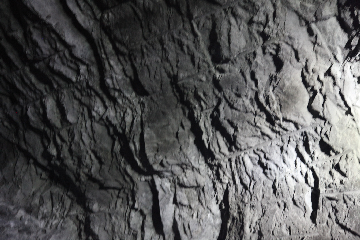
//> input picture OpenCVForC++/opencv003/HighGUI/Mask/suidao.png, 360 x 240 px
$ ./main   (built with g++ and OpenCV 4)
//> lines starting //> are read from the running program, lines starting //| are printed output that depends on the picture
### OpenCVForC++/opencv003/HighGUI/Mask/mask.h
#ifndef __mask_
#define __mask_
#include <opencv2/core/core.hpp>
#include<opencv2/highgui/highgui.hpp>
#include<opencv2/imgproc/imgproc.hpp>
#include <iostream>

using namespace cv;
using namespace std;
Mat FFT(Mat& src_gray);
Mat getFFTresultImg(Mat& completeI, CvSize srcSize);
Mat mask(Mat& plane);

//计算高斯滤波系数矩阵
Mat clcGLPFMat(Mat& mat, int D0);
#endif // !__mask_
#pragma once

### OpenCVForC++/opencv003/HighGUI/Mask/mask.cpp
#include <opencv2/core/core.hpp>
#include<opencv2/highgui/highgui.hpp>
#include<opencv2/imgproc/imgproc.hpp>
#include <iostream>

using namespace cv;
using namespace std;

Mat getFFTresultImg(Mat& completeI, CvSize srcSize)
{
	Mat planes[2];
	split(completeI, planes);//把变换后的结果分割到各个数组的两页中，方便后续操作
	Mat magI;
	magnitude(planes[0], planes[1], magI);//求傅里叶变换各频率的幅值，幅值放在第一页中。


	//傅立叶变换的幅度值范围大到不适合在屏幕上显示。高值在屏幕上显示为白点，
	//而低值为黑点，高低值的变化无法有效分辨。为了在屏幕上凸显出高低变化的连续性，我们可以用对数尺度来替换线性尺度:
	magI += 1;
	log(magI, magI);//取对数
	magI = magI(Rect(0, 0, srcSize.width, srcSize.height));//前边对原始图像进行了扩展，这里把对原始图像傅里叶变换取出，剔除扩展部分。


	//这一步的目的仍然是为了显示。 现在我们有了重分布后的幅度图，
	//但是幅度值仍然超过可显示范围[0,1] 。我们使用 normalize() 函数将幅度归一化到可显示范围。
	normalize(magI, magI, 0, 1, CV_MINMAX);//傅里叶图像进行归一化。


	//重新分配象限，使（0,0）移动到图像中心，
	//在《数字图像处理》中，傅里叶变换之前要对源图像乘以（-1）^(x+y)进行中心化。
	//这是是对傅里叶变换结果进行中心化
	int cx = magI.cols / 2;
	int cy = magI.rows / 2;

	Mat tmp;
	Mat q0(magI, Rect(0, 0, cx, cy));
	Mat q1(magI, Rect(cx, 0, cx, cy));
	Mat q2(magI, Rect(0, cy, cx, cy));
	Mat q3(magI, Rect(cx, cy, cx, cy));


	q0.copyTo(tmp);
	q3.copyTo(q0);
	tmp.copyTo(q3);

	q1.copyTo(tmp);
	q2.copyTo(q1);
	tmp.copyTo(q2);
	return magI;
}

Mat FFT(Mat& src_gray)
{
	//Mat src_gray;
	//cvtColor(src, src_gray, CV_RGB2GRAY);//灰度图像做傅里叶变换

	int m = getOptimalDFTSize(src_gray.rows);//2,3,5的倍数有更高效率的傅里叶转换
	int n = getOptimalDFTSize(src_gray.cols);

	Mat dst;
	///把灰度图像放在左上角，在右边和下边扩展图像，扩展部分填充为0；
	// 0, m - src_gray.rows, 0, n - src_gray.cols 上边填充0行，下面填充m - src_gray.rows行
	copyMakeBorder(src_gray, dst, 0, m - src_gray.rows, 0, n - src_gray.cols, BORDER_CONSTANT, Scalar::all(0));
	//cout << dst.size() << endl;

	//新建一个两页的array，其中第一页用扩展后的图像初始化，第二页初始化为0
	Mat planes[] = { Mat_<float>(dst), Mat::zeros(dst.size(), CV_32F) };
	Mat  completeI;
	merge(planes, 2, completeI);//把两页合成一个2通道的mat

	//对上边合成的mat进行傅里叶变换，支持原地操作，傅里叶变换结果为复数。通道1存的是实部，通道2存的是虚部。
	dft(completeI, completeI);


	return completeI.clone();
}
//计算高斯滤波系数矩阵
Mat clcGLPFMat(Mat& mat, int D0)
{
	int width = mat.rows;
	int height = mat.cols;
	int M = width;
	int N = height;
	Mat mat_GLPF(mat.size(), CV_32FC1);

	Mat U, V;
	U.create(M, N, CV_32FC1);
	V.create(M, N, CV_32FC1);

	for (int u = 0; u < M; ++u)
	{
		for (int v = 0; v < N; ++v)
		{
			float tm1, tm2;
			tm1 = (float)((u > cvRound(M / 2)) ? u - M : u);
			tm2 = (float)((v > cvRound(N / 2)) ? v - N : v);

			U.at<float>(u, v) = tm1;
			V.at<float>(u, v) = tm2;
		}
	}


	for (int u = 0; u < M; ++u)
	{
		for (int v = 0; v < N; ++v)
		{
			float t1, t2;
			t1 = U.at<float>(u, v);
			t2 = V.at<float>(u, v);
			float Elem_D = t1 * t1 + t2 * t2;
			mat_GLPF.at<float>(u, v) = (float)(exp(-(Elem_D) / (2 * D0 * D0)) / 2 / 3.1415 / (2 * D0 * D0));
		}
	}
	Mat_<float>::iterator begainIt = mat_GLPF.begin<float>();
	Mat_<float>::iterator endIt = mat_GLPF.end<float>();
	float sumValue = 0;
	for (; begainIt != endIt; begainIt++)
	{
		sumValue += *begainIt;
	}
	mat_GLPF = mat_GLPF / sumValue;
	return mat_GLPF.clone();
}

Mat mask(Mat& plane)
{
	Mat FFTresult = FFT(plane);//傅里叶变换包含实部和虚部，分别放在两个planes里
	Mat planes[2];
	split(FFTresult, planes);
	imshow("FFTresult", getFFTresultImg(FFTresult, FFTresult.size()));

	Mat GLPFMatIM = clcGLPFMat(planes[0], 10);//高斯滤波系数
	Mat GLPFMatRE = clcGLPFMat(planes[1], 10);
	planes[0] = GLPFMatIM.mul(planes[0]);
	planes[1] = GLPFMatRE.mul(planes[1]);
	Mat GLPFresult;
	merge(planes, 2, GLPFresult);       //实部虚部分别高斯滤波，然后合成到滤波结果
	imshow("FFTresultAfterFlit", getFFTresultImg(GLPFresult, GLPFresult.size()));

	Mat maskResult;
	dft(GLPFresult, maskResult, DFT_INVERSE + DFT_SCALE);//滤波结果做傅里叶反变换

	split(maskResult, planes);//把反变换后的结果分割到两页中，方便后续操作
	Mat mask;
	magnitude(planes[0], planes[1], mask);//求傅里叶变换各频率的幅值
	return mask.clone();
}

### OpenCVForC++/opencv003/HighGUI/Mask/main.cpp
#include "mask.h"
#include <opencv2/core/core.hpp>
#include<opencv2/highgui/highgui.hpp>
#include<opencv2/imgproc/imgproc.hpp>
#include <iostream>

using namespace cv;
using namespace std;
int main() {
	Mat src = imread("suidao.png");
//> src is the input picture: 240 rows x 360 cols, CV_8UC3; mean B, G, R 87.3, 86.7, 86.7
	if (src.empty())
	{
		return-1;
	}

	Mat BGR[3];
	split(src, BGR);
	BGR[0] = mask(BGR[0]);
//> in FFT, `Mat planes[] = { Mat_<float>(dst), Mat::zeros(dst.size(), CV_32F) };`: planes[1]: 240 rows x 360 cols, CV_32FC1; every value is 0
//> in getFFTresultImg, `Mat q1(magI, Rect(cx, 0, cx, cy));`:
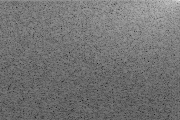
//> q1: 120 rows x 180 cols, CV_32FC1; min 0.0943, max 0.91, mean 0.451
//> in getFFTresultImg, `Mat q3(magI, Rect(cx, cy, cx, cy));`:
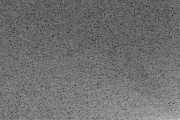
//> q3: 120 rows x 180 cols, CV_32FC1; min 1.32e-05, max 0.819, mean 0.44
//> after the loop in clcGLPFMat, `for (int u = 0; u < M; ++u)`:
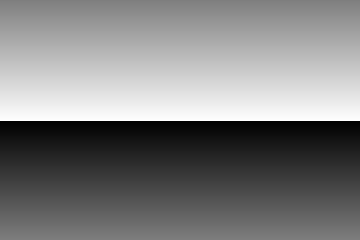
//> U: 240 rows x 360 cols, CV_32FC1; min -119, max 120, mean 0.5; drawn with min black and max white
//> after the loop in clcGLPFMat, `for (int u = 0; u < M; ++u)`:
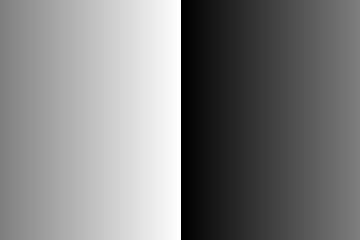
//> V: 240 rows x 360 cols, CV_32FC1; min -179, max 180, mean 0.5; drawn with min black and max white
//> call 2 of getFFTresultImg, with srcSize = Size(360, 240)
//> in getFFTresultImg (call 2), `tmp.copyTo(q2);`:
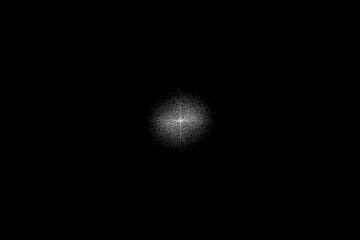
//> magI: 240 rows x 360 cols, CV_32FC1; min 0, max 1, mean 0.00691
//> in mask, `split(maskResult, planes);`:
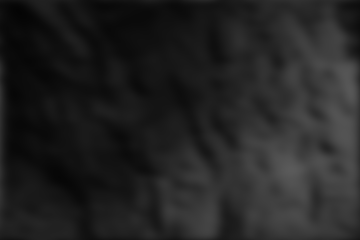
//> planes[0]: 240 rows x 360 cols, CV_32FC1; min 0.0186, max 0.356, mean 0.139
//> in mask, `split(maskResult, planes);`:
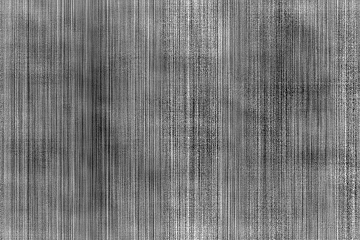
//> planes[1]: 240 rows x 360 cols, CV_32FC1; min -2.77e-08, max 3.11e-08, mean 8.42e-17; drawn with min black and max white
	BGR[1] = mask(BGR[1]);
	BGR[2] = mask(BGR[2]);
	Mat maskBGR;
	merge(BGR, 3, maskBGR);
	maskBGR = maskBGR(Rect(0, 0, src.size().width, src.size().height));
	cout << maskBGR.size() << maskBGR.type();
//| [360 x 240]21
	cout << src.size() << src.type();
//| [360 x 240]16
	src.convertTo(src, maskBGR.type(), 1 / 255.0);
	imshow("maskBGR", maskBGR);

	maskBGR = src - maskBGR + 20.0 / 255.0;
	namedWindow("InputImage");
	imshow("InputImage", src);
	imshow("RESULT", maskBGR);


	waitKey();
	return 0;
}

$ run again, with OpenCVForC++/opencv003/HighGUI/Mask/test.png copied over OpenCVForC++/opencv003/HighGUI/Mask/suidao.png
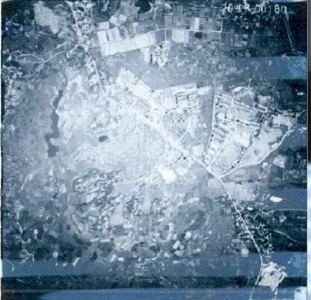
//> input picture OpenCVForC++/opencv003/HighGUI/Mask/test.png, 311 x 300 px
//> src is the input picture: 300 rows x 311 cols, CV_8UC3; mean B, G, R 159.3, 141, 119.5
//> after the loop in clcGLPFMat, `for (int u = 0; u < M; ++u)`:
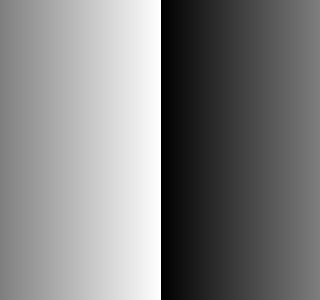
//> V: 300 rows x 320 cols, CV_32FC1; min -159, max 160, mean 0.5; drawn with min black and max white
//> in FFT (call 2), `copyMakeBorder(src_gray, dst, 0, m - src_gray.rows, 0, n - src_gray.co..`:
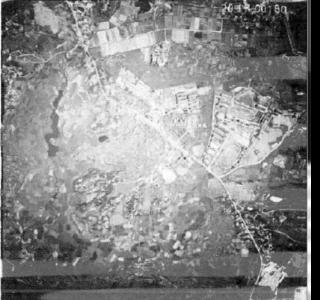
//> dst: 300 rows x 320 cols, CV_8UC1; min 0, max 255, mean 137.1
//| [311 x 300]21
//| [311 x 300]16
